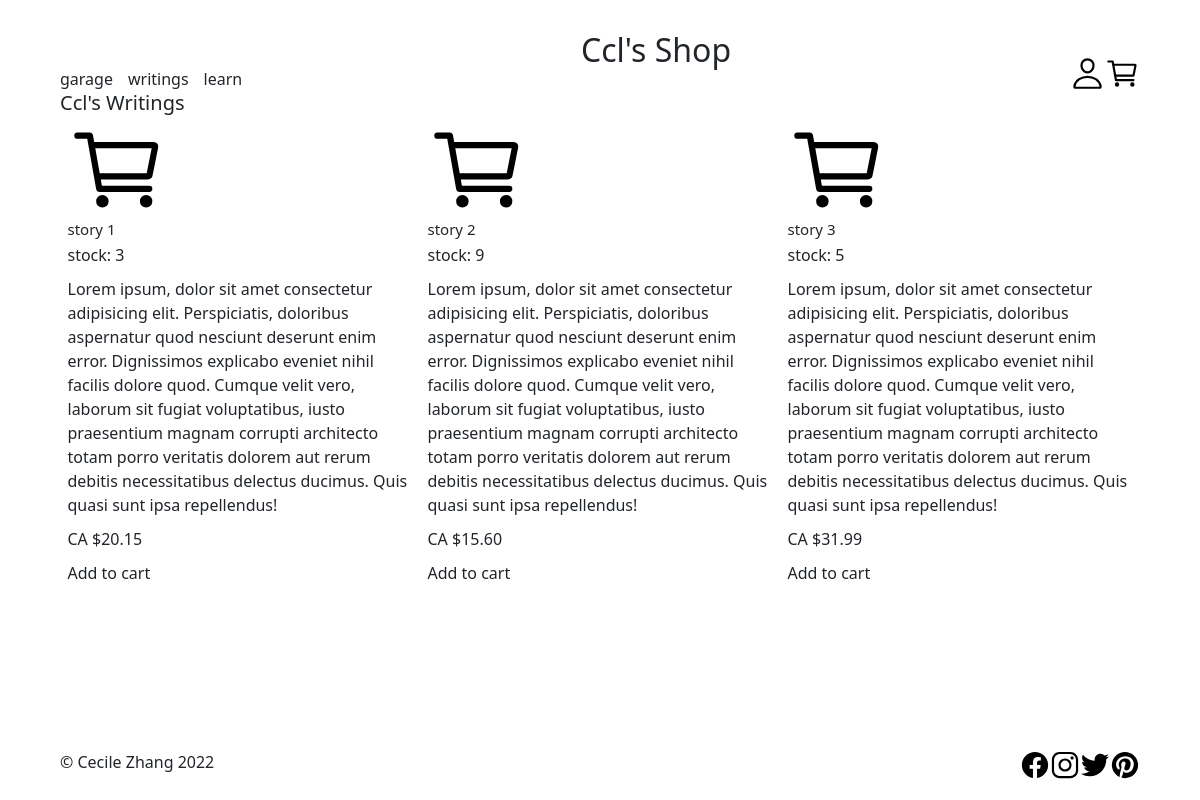
The page /writings on the database its author committed.
### tables this page shows
CREATE TABLE writings (
   id INTEGER,
   name TEXT NOT NULL,
   stock INTEGER NOT NULL,
   summary TEXT,
   price REAL NOT NULL,
   PRIMARY KEY (id)
);

### app.py (the view)
@app.route('/writings')
def writings():
    con = sqlite3.connect("inventory.db")
    con.row_factory = dict_factory
    db = con.cursor()
    db.execute("SELECT * FROM writings")
    writings = db.fetchall()
    return render_template("writings.html", writings=writings)

### database.py (called while the page is built)
def dict_factory(cursor, row):
    d = {}
    for idx, col in enumerate(cursor.description):
        d[col[0]] = row[idx]
    return d

### helpers.py (called while the page is built)
def cad(value):
    return f"${value:,.2f}"

### templates/writings.html (shortened to what this page needs)
{% extends "layout.html" %}
{% block main %}
<h2>Ccl's Writings</h2>
<div class="container-fluid">
    <ul class="inventory row">
        {% for writing in writings %}
        <li class="item col">
            <a href="">
                <img src="../static/icons/cart.svg" alt="" height="100" width="100" loading="lazy">
                <h4>{{ writing["name"] }}</h4>
                <p>stock: {{ writing["stock"] }}</p>
                <p>{{ writing["summary"] }}</p>
                <p>
                    <span>CA </span>
                    <span>{{ writing["price"] | cad }}</span>
                </p>
            </a>
            <button type="button">Add to cart</button>
        </li>
        {% endfor %}
    </ul>
</div>
{% endblock %}

### static/css/styles.css (style rules this page uses)
html { line-height:1.15;-ms-text-size-adjust:100%;-webkit-text-size-adjust:100% }
body { margin:0 }
a { background-color:transparent;-webkit-text-decoration-skip:objects }
img { border-style:none }
button,input,optgroup,select,textarea { font-family:sans-serif;font-size:100%;line-height:1.15;margin:0 }
button,input { overflow:visible }
button,select { text-transform:none }
button,html [type=button],[type=reset],[type=submit] { -webkit-appearance:button }
html { -moz-box-sizing: border-box; -webkit-box-sizing: border-box; box-sizing: border-box; }
*, *:before, *:after { box-sizing: inherit }
* { margin: 0px; padding: 0px; }
html { font-size: 62.5%; }
body { font-size: 1.6rem; min-height: 100vh; display: flex; flex-direction: column; padding: 10px 0; }
ul { list-style-type: none; padding-left: 0; }
a, button { text-decoration: none; font-weight: 100; font-style: inherit; border: none; color: inherit; background: inherit; cursor: pointer; font-family: inherit; }
.item { min-width: 200px; }

### rows shown on the page
writings: name "story 1", stock "3", summary "Lorem ipsum, dolor sit amet consectetur adipisicing elit. Perspiciatis, doloribus aspernatur quod nesciunt deserunt enim error. Dignissimos explicabo eveniet nihil facilis dolore quod. Cumque velit vero, laborum sit fugiat voluptatibus, iusto praesentium magnam corrupti architecto totam porro veritatis dolorem aut rerum debitis necessitatibus delectus ducimus. Quis quasi sunt ipsa repellendus!", price|cad "$20.15"
writings: name "story 2", stock "9", summary "Lorem ipsum, dolor sit amet consectetur adipisicing elit. Perspiciatis, doloribus aspernatur quod nesciunt deserunt enim error. Dignissimos explicabo eveniet nihil facilis dolore quod. Cumque velit vero, laborum sit fugiat voluptatibus, iusto praesentium magnam corrupti architecto totam porro veritatis dolorem aut rerum debitis necessitatibus delectus ducimus. Quis quasi sunt ipsa repellendus!", price|cad "$15.60"
writings: name "story 3", stock "5", summary "Lorem ipsum, dolor sit amet consectetur adipisicing elit. Perspiciatis, doloribus aspernatur quod nesciunt deserunt enim error. Dignissimos explicabo eveniet nihil facilis dolore quod. Cumque velit vero, laborum sit fugiat voluptatibus, iusto praesentium magnam corrupti architecto totam porro veritatis dolorem aut rerum debitis necessitatibus delectus ducimus. Quis quasi sunt ipsa repellendus!", price|cad "$31.99"
